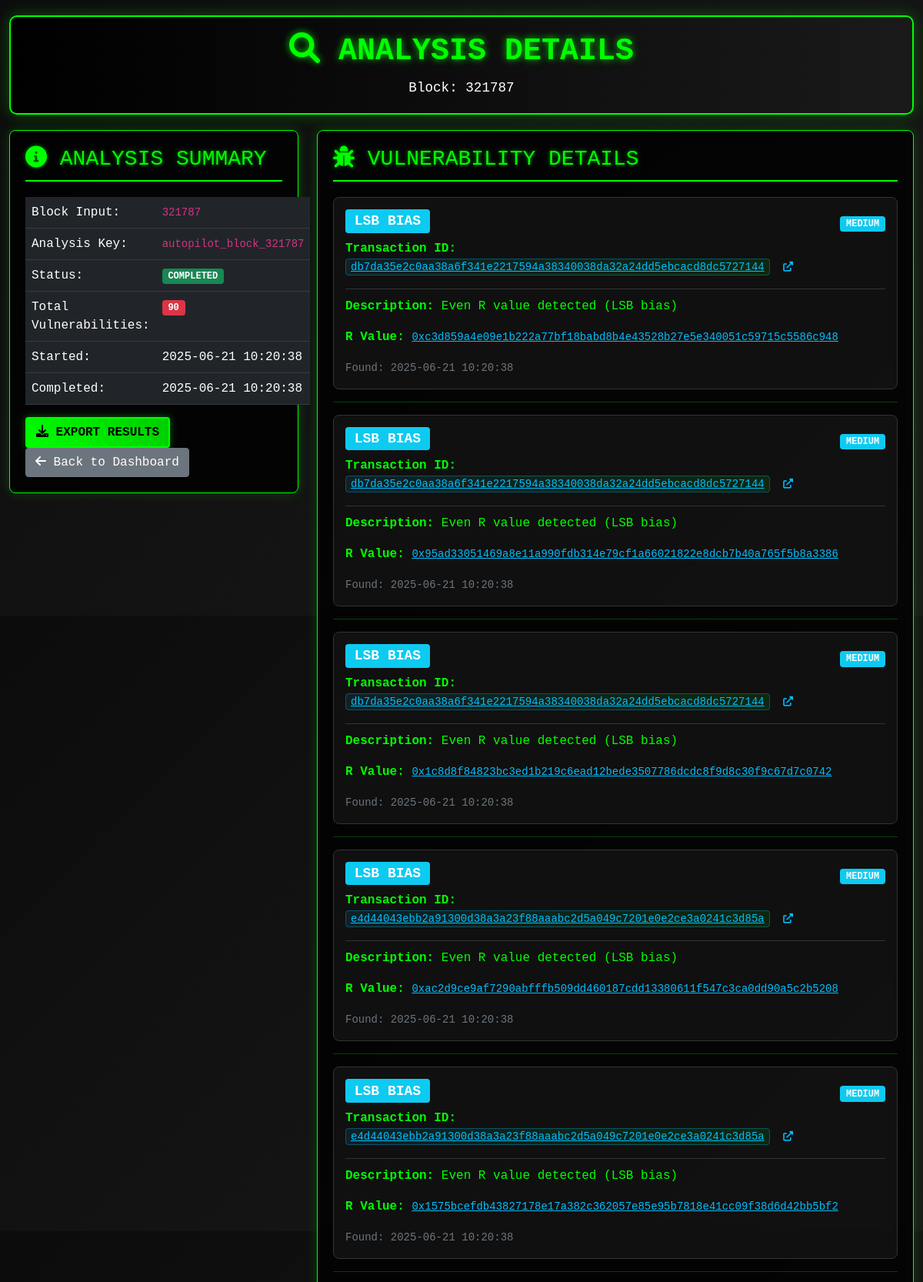
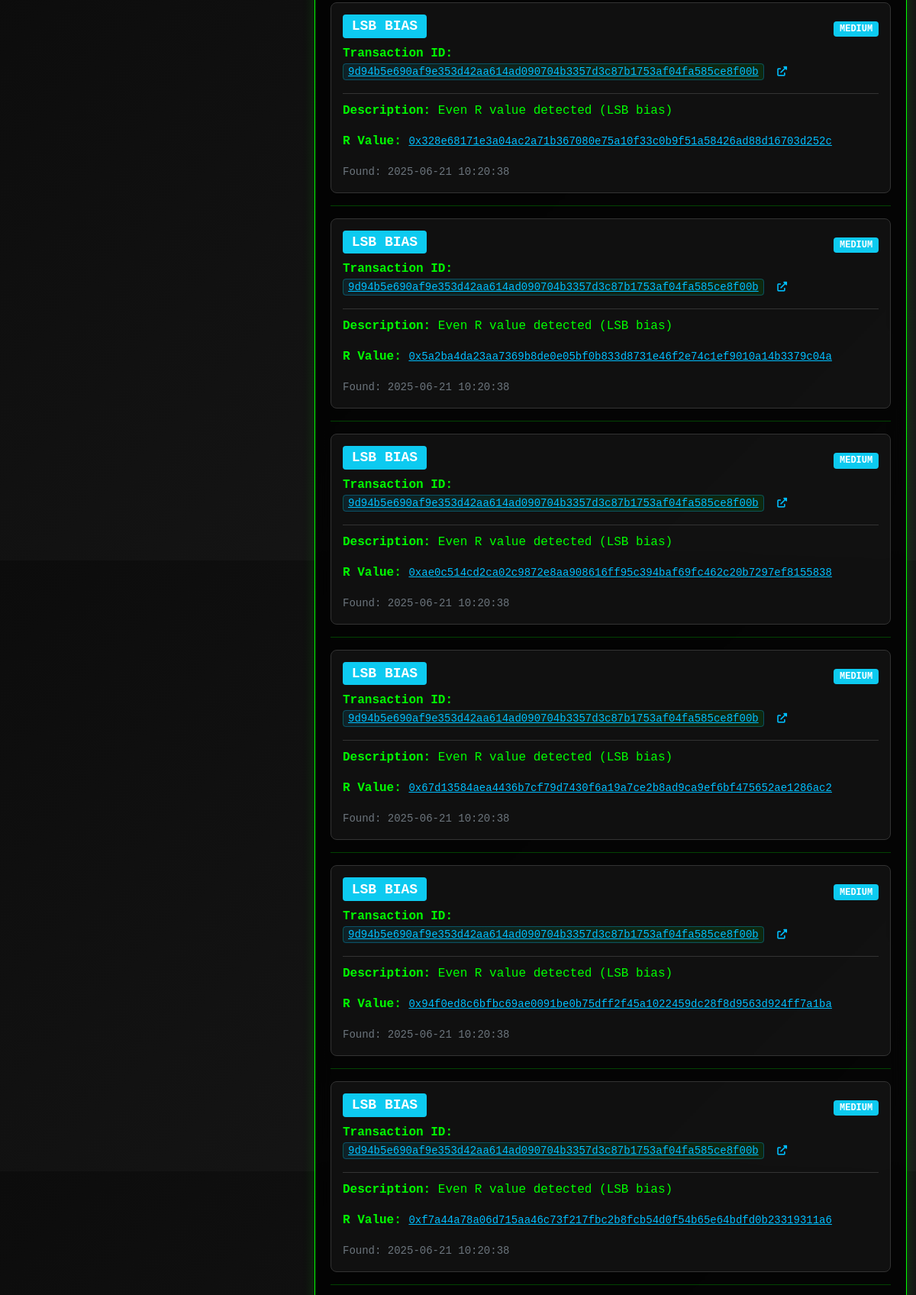
Screenshot of /analysis/autopilot_block_321787 (upper part) with the database file from the repository (2 pictures, top to bottom).
### main.py (models this page shows)
class AnalysisResult(db.Model):
    id = db.Column(db.Integer, primary_key=True)
    analysis_key = db.Column(db.String(256), unique=True, nullable=False)
    block_input = db.Column(db.String(256), nullable=False)
    status = db.Column(db.String(50), nullable=False)
    started_at = db.Column(db.DateTime, nullable=False)
    completed_at = db.Column(db.DateTime)
    result_data = db.Column(db.Text)
    vulnerability_count = db.Column(db.Integer, default=0)
    created_at = db.Column(db.DateTime, default=datetime.utcnow)

class Vulnerability(db.Model):
    id = db.Column(db.Integer, primary_key=True)
    analysis_key = db.Column(db.String(256), nullable=False)
    vulnerability_type = db.Column(db.String(100), nullable=False)
    txid = db.Column(db.String(64))
    risk_level = db.Column(db.String(20))
    details = db.Column(db.Text)
    private_key = db.Column(db.String(64))
    addresses = db.Column(db.Text)  # JSON string of addresses
    created_at = db.Column(db.DateTime, default=datetime.utcnow)

### main.py (the view)
@app.route('/analysis/<analysis_key>')
def view_analysis(analysis_key):
    analysis = AnalysisResult.query.filter_by(analysis_key=analysis_key).first_or_404()
    vulnerabilities = Vulnerability.query.filter_by(analysis_key=analysis_key).all()
    return render_template('analysis_detail.html',
                         analysis=analysis,
                         vulnerabilities=vulnerabilities)

### main.py (called while the page is built)
@app.template_filter('from_json')
def from_json_filter(json_str):
    try:
        return json.loads(json_str) if json_str else {}
    except:
        return {}

### templates/analysis_detail.html (shortened to what this page needs)
<!DOCTYPE html>
<html lang="en">
<head>
    <link href="https://cdn.jsdelivr.net/npm/bootstrap@5.1.3/dist/css/bootstrap.min.css" rel="stylesheet">
    <link href="https://cdnjs.cloudflare.com/ajax/libs/font-awesome/6.0.0/css/all.min.css" rel="stylesheet">
    <link href="{{ url_for('static', filename='style.css') }}" rel="stylesheet">
</head>
<body>
    <div class="container-fluid">
        <header class="terminal-header">
            <h1><i class="fas fa-search"></i> ANALYSIS DETAILS</h1>
            <p class="terminal-subtitle">Block: {{ analysis.block_input }}</p>
        </header>
        <div class="row">
            <div class="col-md-4">
                <div class="terminal-panel">
                    <h3><i class="fas fa-info-circle"></i> ANALYSIS SUMMARY</h3>
                    <table class="table table-dark">
                        <tr>
                            <td>Block Input:</td>
                            <td><code>{{ analysis.block_input }}</code></td>
                        </tr>
                        <tr>
                            <td>Analysis Key:</td>
                            <td><code>{{ analysis.analysis_key }}</code></td>
                        </tr>
                        <tr>
                            <td>Status:</td>
                            <td>
                                <span class="badge bg-{{ 'success' if analysis.status == 'completed' else 'warning' }}">
                                    {{ analysis.status.upper() }}
                                </span>
                            </td>
                        </tr>
                        <tr>
                            <td>Total Vulnerabilities:</td>
                            <td><span class="badge bg-danger">{{ analysis.vulnerability_count }}</span></td>
                        </tr>
                        <tr>
                            <td>Started:</td>
                            <td>{{ analysis.started_at.strftime('%Y-%m-%d %H:%M:%S') if analysis.started_at else 'N/A' }}</td>
                        </tr>
                        <tr>
                            <td>Completed:</td>
                            <td>{{ analysis.completed_at.strftime('%Y-%m-%d %H:%M:%S') if analysis.completed_at else 'N/A' }}</td>
                        </tr>
                    </table>
                    <div class="mt-3">
                        <a href="{{ url_for('export_analysis', analysis_key=analysis.analysis_key) }}"
                           class="btn btn-success">
                            <i class="fas fa-download"></i> Export Results
                        </a>
                        <a href="{{ url_for('index') }}" class="btn btn-secondary">
                            <i class="fas fa-arrow-left"></i> Back to Dashboard
                        </a>
                    </div>
                </div>
            </div>
            <div class="col-md-8">
                <div class="terminal-panel">
                    <h3><i class="fas fa-bug"></i> VULNERABILITY DETAILS</h3>
                    {% for vulnerability in vulnerabilities %}
                    <div class="vulnerability-item">
                        <div class="d-flex justify-content-between align-items-center">
                            <h4>
                                <span class="badge bg-{{ 'danger' if vulnerability.risk_level == 'CRITICAL' else 'warning' if vulnerability.risk_level == 'HIGH' else 'info' }}">
                                    {{ vulnerability.vulnerability_type.replace('_', ' ').title() }}
                                </span>
                            </h4>
                            <span class="badge bg-{{ 'danger' if vulnerability.risk_level == 'CRITICAL' else 'warning' if vulnerability.risk_level == 'HIGH' else 'info' }}">
                                {{ vulnerability.risk_level }}
                            </span>
                        </div>
                        {% if vulnerability.txid %}
                        <p><strong>Transaction ID:</strong>
                            <code class="clickable-hash explorer-link" onclick="openTransactionExplorer('{{ vulnerability.txid }}')">{{ vulnerability.txid }}</code>
                            <i class="fas fa-external-link-alt ms-2" style="font-size: 0.8em; color: #00bfff;"></i>
                        </p>
                        {% endif %}
                        {% if vulnerability.details %}
                        {% set details = vulnerability.details | from_json %}
                        <div class="vulnerability-details">
                            <p><strong>Description:</strong> {{ details.get('description', 'N/A') }}</p>
                            {% if details.get('r_value') %}
                            <p><strong>R Value:</strong> <code class="clickable-hash" onclick="copyToClipboard('{{ details.get('r_value') }}')">{{ details.get('r_value') }}</code></p>
                            {% endif %}
                        </div>
                        {% endif %}
                        <small class="text-muted">Found: {{ vulnerability.created_at.strftime('%Y-%m-%d %H:%M:%S') }}</small>
                    </div>
                    <hr>
                    {% endfor %}
                </div>
            </div>
        </div>
    </div>
</body>
</html>

### static/style.css (style rules this page uses)
body { background: linear-gradient(135deg, #0c0c0c 0%, #1a1a1a 100%); color: #00ff00; font-family: 'Courier New', monospace; min-height: 100vh; }
.terminal-header { background: linear-gradient(90deg, #000000 0%, #1a1a1a 100%); border: 2px solid #00ff00; border-radius: 10px; padding: 20px; margin: 20px 0; text-align: center; box-shadow: 0 0 20px rgba(0, 255, 0, 0.3); }
.terminal-header h1 { color: #00ff00; text-shadow: 0 0 10px rgba(0, 255, 0, 0.8); margin: 0; font-size: 2.5rem; font-weight: bold; }
.terminal-subtitle { color: #ffffff; margin: 10px 0 0 0; font-size: 1.1rem; }
.terminal-panel { background: rgba(0, 0, 0, 0.8); border: 1px solid #00ff00; border-radius: 8px; padding: 20px; margin-bottom: 20px; box-shadow: 0 0 15px rgba(0, 255, 0, 0.2); backdrop-filter: blur(10px); }
.terminal-panel h3 { color: #00ff00; border-bottom: 2px solid #00ff00; padding-bottom: 10px; margin-bottom: 20px; text-shadow: 0 0 5px rgba(0, 255, 0, 0.6); }
.btn-success { background: linear-gradient(45deg, #00ff00, #00cc00); border: 2px solid #00ff00; color: #000000; font-weight: bold; text-transform: uppercase; box-shadow: 0 0 10px rgba(0, 255, 0, 0.4); }
.clickable-hash { cursor: pointer; color: #00bfff; text-decoration: underline; transition: color 0.3s ease; }
.explorer-link { position: relative; background: linear-gradient(45deg, rgba(0, 191, 255, 0.1), rgba(0, 255, 0, 0.1)); border: 1px solid rgba(0, 191, 255, 0.3); border-radius: 4px; padding: 2px 6px; transition: all 0.3s ease; }
.vulnerability-item { background: rgba(20, 20, 20, 0.8); border: 1px solid #333333; border-radius: 8px; padding: 15px; margin-bottom: 15px; }
.vulnerability-details { margin-top: 10px; padding-top: 10px; border-top: 1px solid #333333; }
.badge { font-family: 'Courier New', monospace; font-weight: bold; text-transform: uppercase; }

### rows the page displays
AnalysisResult: block_input "321787", analysis_key "autopilot_block_321787", status "COMPLETED", vulnerability_count "90", started_at "2025-06-21 10:20:38", completed_at "2025-06-21 10:20:38"
Vulnerability: vulnerability_type.replace "LSB BIAS", risk_level "MEDIUM", txid "db7da35e2c0aa38a6f341e2217594a38340038da32a24dd5ebcacd8dc5727144", get "Even R value detected (LSB bias)", get "0xc3d859a4e09e1b222a77bf18babd8b4e43528b27e5e340051c59715c5586c948", created_at "2025-06-21 10:20:38"
Vulnerability: vulnerability_type.replace "LSB BIAS", risk_level "MEDIUM", txid "db7da35e2c0aa38a6f341e2217594a38340038da32a24dd5ebcacd8dc5727144", get "Even R value detected (LSB bias)", get "0x95ad33051469a8e11a990fdb314e79cf1a66021822e8dcb7b40a765f5b8a3386", created_at "2025-06-21 10:20:38"
Vulnerability: vulnerability_type.replace "LSB BIAS", risk_level "MEDIUM", txid "db7da35e2c0aa38a6f341e2217594a38340038da32a24dd5ebcacd8dc5727144", get "Even R value detected (LSB bias)", get "0x1c8d8f84823bc3ed1b219c6ead12bede3507786dcdc8f9d8c30f9c67d7c0742", created_at "2025-06-21 10:20:38"
Vulnerability: vulnerability_type.replace "LSB BIAS", risk_level "MEDIUM", txid "e4d44043ebb2a91300d38a3a23f88aaabc2d5a049c7201e0e2ce3a0241c3d85a", get "Even R value detected (LSB bias)", get "0xac2d9ce9af7290abfffb509dd460187cdd13380611f547c3ca0dd90a5c2b5208", created_at "2025-06-21 10:20:38"
Vulnerability: vulnerability_type.replace "LSB BIAS", risk_level "MEDIUM", txid "e4d44043ebb2a91300d38a3a23f88aaabc2d5a049c7201e0e2ce3a0241c3d85a", get "Even R value detected (LSB bias)", get "0x1575bcefdb43827178e17a382c362057e85e95b7818e41cc09f38d6d42bb5bf2", created_at "2025-06-21 10:20:38"
Vulnerability: vulnerability_type.replace "LSB BIAS", risk_level "MEDIUM", txid "9d94b5e690af9e353d42aa614ad090704b3357d3c87b1753af04fa585ce8f00b", get "Even R value detected (LSB bias)", get "0x328e68171e3a04ac2a71b367080e75a10f33c0b9f51a58426ad88d16703d252c", created_at "2025-06-21 10:20:38"
Vulnerability: vulnerability_type.replace "LSB BIAS", risk_level "MEDIUM", txid "9d94b5e690af9e353d42aa614ad090704b3357d3c87b1753af04fa585ce8f00b", get "Even R value detected (LSB bias)", get "0x5a2ba4da23aa7369b8de0e05bf0b833d8731e46f2e74c1ef9010a14b3379c04a", created_at "2025-06-21 10:20:38"
Vulnerability: vulnerability_type.replace "LSB BIAS", risk_level "MEDIUM", txid "9d94b5e690af9e353d42aa614ad090704b3357d3c87b1753af04fa585ce8f00b", get "Even R value detected (LSB bias)", get "0xae0c514cd2ca02c9872e8aa908616ff95c394baf69fc462c20b7297ef8155838", created_at "2025-06-21 10:20:38"
Vulnerability: vulnerability_type.replace "LSB BIAS", risk_level "MEDIUM", txid "9d94b5e690af9e353d42aa614ad090704b3357d3c87b1753af04fa585ce8f00b", get "Even R value detected (LSB bias)", get "0x67d13584aea4436b7cf79d7430f6a19a7ce2b8ad9ca9ef6bf475652ae1286ac2", created_at "2025-06-21 10:20:38"
Vulnerability: vulnerability_type.replace "LSB BIAS", risk_level "MEDIUM", txid "9d94b5e690af9e353d42aa614ad090704b3357d3c87b1753af04fa585ce8f00b", get "Even R value detected (LSB bias)", get "0x94f0ed8c6bfbc69ae0091be0b75dff2f45a1022459dc28f8d9563d924ff7a1ba", created_at "2025-06-21 10:20:38"
Vulnerability: vulnerability_type.replace "LSB BIAS", risk_level "MEDIUM", txid "9d94b5e690af9e353d42aa614ad090704b3357d3c87b1753af04fa585ce8f00b", get "Even R value detected (LSB bias)", get "0xf7a44a78a06d715aa46c73f217fbc2b8fcb54d0f54b65e64bdfd0b23319311a6", created_at "2025-06-21 10:20:38"
